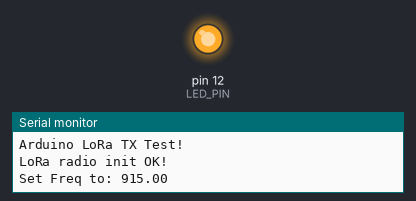
A sketch run on a simulated Arduino Uno, built with avr-gcc and run on an emulated ATmega328P. Shown: output pins drawn as LEDs (lit = HIGH), the last lines printed to the serial monitor. No radio packets arrive unless stated; pins used as bus, display or sensor lines are not drawn.

Above: at 2.17 s.
At 4.3 s:
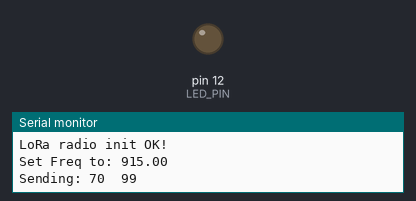
Timing chart, 0 to 7.4 s (numbered marks = the images above):
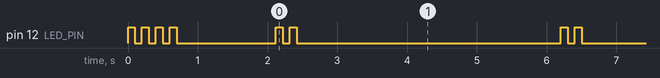

Measured:
- by itself, pin 12 (LED_PIN): HIGH → LOW at 0.10 s, → HIGH 0.10 s later, → LOW 0.10 s later, → HIGH 0.10 s later, … (135 changes in this stretch)
- by itself, everything shown: repeats every 4.1 s, in 4 steps

The sketch:

lora_radio_send_v4_arduino_nano.ino
```cpp
// LoRa 9x_TX
// -*- mode: C++ -*-
// Example sketch showing how to create a simple messaging client (transmitter)
// with the RH_RF95 class. RH_RF95 class does not provide for addressing or
// reliability, so you should only use RH_RF95 if you do not need the higher
// level messaging abilities.
// It is designed to work with the other example LoRa9x_RX

#include <SPI.h>
#include <RH_RF95.h>

#define RFM95_CS 4
#define RFM95_INT 3
#define RFM95_RST 2

//OLD pinout
//----------------------------
// 13 - SCK
// 12 - MISO
// 11 - MOSI
// 10 - G0
// 09 - CS
// 06 - RST
// 05 - USED by humidiy sensor
//----------------------------

//Current pinout
//----------------------------
//SCK - SCK
//MISO - MISO
//MOSI - MOSI
// 12 - +LED indecator
// 10 - G0 (INT a interrupt pin)
// 09 - CS
// 06 - RST
// 05 - USED by humidiy sensor
//----------------------------

// Change to 434.0 or other frequency, must match RX's freq!
#define RF95_FREQ 915.0

// Singleton instance of the radio driver
RH_RF95 rf95(RFM95_CS, RFM95_INT);

int LED_PIN = 12;
void setup()
{

  pinMode(LED_PIN, OUTPUT);
  blink_code(4);
  pinMode(RFM95_RST, OUTPUT);
  digitalWrite(RFM95_RST, HIGH);

  //  while (!Serial);
  Serial.begin(9600);
  delay(100);

  Serial.println("Arduino LoRa TX Test!");

  // manual reset
  digitalWrite(RFM95_RST, LOW);
  delay(10);
  digitalWrite(RFM95_RST, HIGH);
  delay(10);

  while (!rf95.init()) {
    Serial.println("LoRa radio init failed");
    while (1);
  }
  Serial.println("LoRa radio init OK!");

  // Defaults after init are 434.0MHz, modulation GFSK_Rb250Fd250, +13dbM
  if (!rf95.setFrequency(RF95_FREQ)) {
    Serial.println("setFrequency failed");
    while (1);
  }
  Serial.print("Set Freq to: "); Serial.println(RF95_FREQ);

  // Defaults after init are 434.0MHz, 13dBm, Bw = 125 kHz, Cr = 4/5, Sf = 128chips/symbol, CRC on

  // The default transmitter power is 13dBm, using PA_BOOST.
  // If you are using RFM95/96/97/98 modules which uses the PA_BOOST transmitter pin, then
  // you can set transmitter powers from 5 to 23 dBm:
  rf95.setTxPower(23, false);
}

int16_t packetnum = 99;  // packet counter, we increment per xmission

void loop()
{
  //  Serial.println("Sending to rf95_server");
  // Send a message to rf95_server

  char radiopacket[20] = "70  100            ";
  itoa(packetnum++, radiopacket + 4, 10);
  //  Serial.print("Sending ");
  radiopacket[0] = '7';
  radiopacket[1] = '0';

  blink_code(2);
  Serial.print("Sending: "); Serial.println(radiopacket);
  delay(10);
  rf95.send((uint8_t *)radiopacket, 20);

  //  Serial.print(".");
  delay(10);
  rf95.waitPacketSent();
  // Now wait for a reply
  uint8_t buf[RH_RF95_MAX_MESSAGE_LEN];
  uint8_t len = sizeof(buf);

  //  Serial.println("."); delay(10);

  delay(2000);
}


// blink out an error code
void blink_code(uint8_t errno) {

  uint8_t i;
  for (i = 0; i < errno; i++) {
    digitalWrite(LED_PIN, HIGH);
    delay(100);
    digitalWrite(LED_PIN, LOW);
    delay(100);
  }
  for (i = errno; i < 10; i++) {
    delay(200);
  }
}
```
